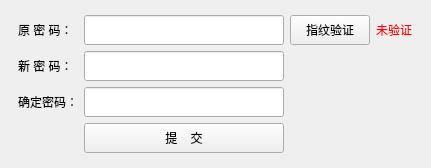
<?xml version="1.0" encoding="UTF-8"?>
<ui version="4.0">
 <class>Dialog</class>
 <widget class="QDialog" name="Dialog">
  <property name="geometry">
   <rect>
    <x>0</x>
    <y>0</y>
    <width>431</width>
    <height>168</height>
   </rect>
  </property>
  <property name="windowTitle">
   <string>Dialog</string>
  </property>
  <layout class="QGridLayout" name="gridLayout">
   <item row="1" column="2">
    <widget class="QLineEdit" name="lineEdit">
     <property name="minimumSize">
      <size>
       <width>200</width>
       <height>30</height>
      </size>
     </property>
     <property name="focusPolicy">
      <enum>Qt::StrongFocus</enum>
     </property>
     <property name="echoMode">
      <enum>QLineEdit::Password</enum>
     </property>
    </widget>
   </item>
   <item row="1" column="4">
    <widget class="QPushButton" name="pushButton">
     <property name="minimumSize">
      <size>
       <width>0</width>
       <height>30</height>
      </size>
     </property>
     <property name="focusPolicy">
      <enum>Qt::ClickFocus</enum>
     </property>
     <property name="text">
      <string>指纹验证</string>
     </property>
     <property name="autoDefault">
      <bool>false</bool>
     </property>
    </widget>
   </item>
   <item row="1" column="1">
    <widget class="QLabel" name="label">
     <property name="minimumSize">
      <size>
       <width>0</width>
       <height>30</height>
      </size>
     </property>
     <property name="text">
      <string>原 密 码：</string>
     </property>
    </widget>
   </item>
   <item row="1" column="5">
    <widget class="QLabel" name="label_4">
     <property name="palette">
      <palette>
       <active>
        <colorrole role="WindowText">
         <brush brushstyle="SolidPattern">
          <color alpha="255">
           <red>255</red>
           <green>0</green>
           <blue>0</blue>
          </color>
         </brush>
        </colorrole>
        <colorrole role="Text">
         <brush brushstyle="SolidPattern">
          <color alpha="255">
           <red>255</red>
           <green>0</green>
           <blue>0</blue>
          </color>
         </brush>
        </colorrole>
       </active>
       <inactive>
        <colorrole role="WindowText">
         <brush brushstyle="SolidPattern">
          <color alpha="255">
           <red>255</red>
           <green>0</green>
           <blue>0</blue>
          </color>
         </brush>
        </colorrole>
        <colorrole role="Text">
         <brush brushstyle="SolidPattern">
          <color alpha="255">
           <red>255</red>
           <green>0</green>
           <blue>0</blue>
          </color>
         </brush>
        </colorrole>
       </inactive>
       <disabled>
        <colorrole role="WindowText">
         <brush brushstyle="SolidPattern">
          <color alpha="255">
           <red>120</red>
           <green>120</green>
           <blue>120</blue>
          </color>
         </brush>
        </colorrole>
        <colorrole role="Text">
         <brush brushstyle="SolidPattern">
          <color alpha="255">
           <red>120</red>
           <green>120</green>
           <blue>120</blue>
          </color>
         </brush>
        </colorrole>
       </disabled>
      </palette>
     </property>
     <property name="text">
      <string>未验证</string>
     </property>
    </widget>
   </item>
   <item row="2" column="1">
    <widget class="QLabel" name="label_2">
     <property name="minimumSize">
      <size>
       <width>0</width>
       <height>30</height>
      </size>
     </property>
     <property name="text">
      <string>新 密 码：</string>
     </property>
    </widget>
   </item>
   <item row="3" column="1">
    <widget class="QLabel" name="label_3">
     <property name="minimumSize">
      <size>
       <width>0</width>
       <height>30</height>
      </size>
     </property>
     <property name="text">
      <string>确定密码：</string>
     </property>
    </widget>
   </item>
   <item row="2" column="2">
    <widget class="QLineEdit" name="lineEdit_2">
     <property name="minimumSize">
      <size>
       <width>200</width>
       <height>30</height>
      </size>
     </property>
     <property name="focusPolicy">
      <enum>Qt::StrongFocus</enum>
     </property>
     <property name="echoMode">
      <enum>QLineEdit::Password</enum>
     </property>
    </widget>
   </item>
   <item row="3" column="2">
    <widget class="QLineEdit" name="lineEdit_3">
     <property name="minimumSize">
      <size>
       <width>200</width>
       <height>30</height>
      </size>
     </property>
     <property name="focusPolicy">
      <enum>Qt::StrongFocus</enum>
     </property>
     <property name="echoMode">
      <enum>QLineEdit::Password</enum>
     </property>
    </widget>
   </item>
   <item row="4" column="2">
    <widget class="QPushButton" name="pushButton_2">
     <property name="minimumSize">
      <size>
       <width>0</width>
       <height>30</height>
      </size>
     </property>
     <property name="focusPolicy">
      <enum>Qt::ClickFocus</enum>
     </property>
     <property name="text">
      <string>提    交</string>
     </property>
     <property name="autoDefault">
      <bool>false</bool>
     </property>
    </widget>
   </item>
   <item row="2" column="0">
    <spacer name="horizontalSpacer_2">
     <property name="orientation">
      <enum>Qt::Horizontal</enum>
     </property>
     <property name="sizeHint" stdset="0">
      <size>
       <width>40</width>
       <height>20</height>
      </size>
     </property>
    </spacer>
   </item>
   <item row="1" column="6">
    <spacer name="horizontalSpacer">
     <property name="orientation">
      <enum>Qt::Horizontal</enum>
     </property>
     <property name="sizeHint" stdset="0">
      <size>
       <width>40</width>
       <height>20</height>
      </size>
     </property>
    </spacer>
   </item>
   <item row="5" column="2">
    <spacer name="verticalSpacer">
     <property name="orientation">
      <enum>Qt::Vertical</enum>
     </property>
     <property name="sizeHint" stdset="0">
      <size>
       <width>20</width>
       <height>40</height>
      </size>
     </property>
    </spacer>
   </item>
   <item row="0" column="2">
    <spacer name="verticalSpacer_2">
     <property name="orientation">
      <enum>Qt::Vertical</enum>
     </property>
     <property name="sizeHint" stdset="0">
      <size>
       <width>20</width>
       <height>40</height>
      </size>
     </property>
    </spacer>
   </item>
  </layout>
 </widget>
 <resources/>
 <connections/>
</ui>
